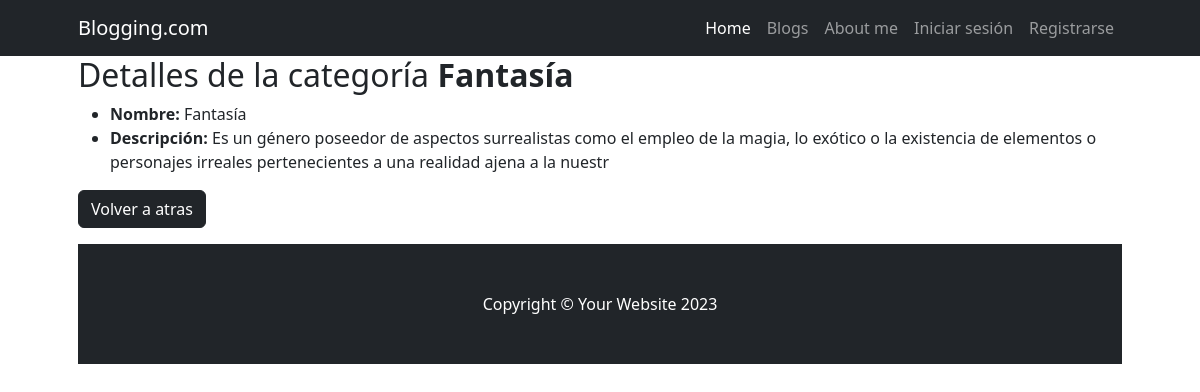
The app's page /blog/blogcategoria/detail/4 with its own data.
### Blog/models.py (models this page shows, shortened)
class BlogCategoria(models.Model):
    nombre = models.CharField(max_length=50)
    descripcion = models.CharField(max_length=1000, null=True, blank=True, verbose_name="descripción")
    class Meta:
        verbose_name = "categoria de blogs"
        verbose_name_plural = "categorias de blogs"

### Blog/views.py (the view)
# urls.py: path("blogcategoria/detail/<int:pk>", views.BlogCategoriaDetail.as_view(), name="blogcategoria_detail"),
class BlogCategoriaDetail(DetailView):
    model = models.BlogCategoria

### Blog/templates/blog/blogcategoria_detail.html
{% extends 'Blog/base.html' %}
{% block title %}
    <h2>Detalles de la categoría <strong>{{ object.nombre}}</strong> </h2>
{% endblock title %}
{% block blog %}
        <ul>
            <li><strong>Nombre:</strong> {{ object.nombre}}</li>
            <li><strong>Descripción:</strong> {{ object.descripcion}} </li>
        </ul>
    <a href="{% url 'blog:blogcategoria_list' %}" class="btn btn-dark">Volver a atras</a>
{% endblock blog %}

### records on screen
BlogCategoria: nombre "Fantasía", descripcion "Es un género poseedor de aspectos surrealistas como el empleo de la magia, lo exótico o la existencia de elementos o personajes irreales pertenecientes a una realidad ajena a la nuestr"
